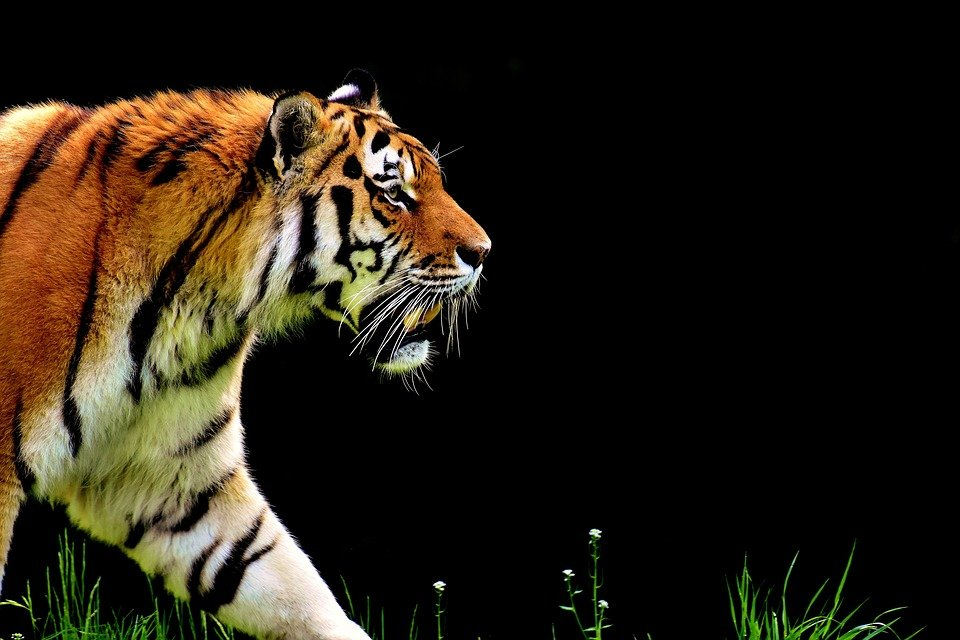
#> input picture practice1Checkerboard/Tigre.jpg, 960 x 640 px
$ python readimg.py
#> lines starting #> are read from the running program, lines starting #| are printed output that depends on the picture
import cv2

img = cv2.imread('Tigre.jpg', cv2.IMREAD_UNCHANGED)
#> img is the input picture: shape (640, 960, 3); mean B, G, R 20.2, 32.2, 39.5
cv2.imwrite("Tigrito.jpg", img)
cv2.imshow("La imagen procesada mas malota", img)

img2 = cv2.rotate(img,cv2.ROTATE_90_CLOCKWISE)
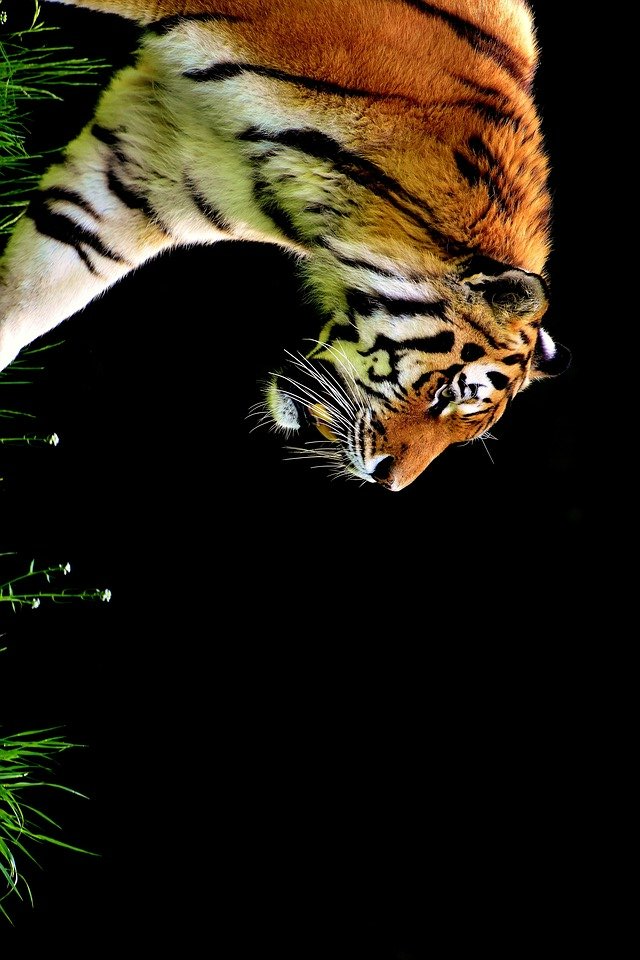
#> img2: shape (960, 640, 3); mean B, G, R 20.2, 32.2, 39.5
cv2.imshow("Mi compa toño tumbao", img2)

# [13 lines of commented-out code are left out]
print(img.shape)
#| (640, 960, 3)
print(type(img))
#| <class 'numpy.ndarray'>
print(img.size)
#| 1843200

print(img[0,42])
#| [0 0 0]
print(cv2.__version__)
cv2.waitKey(0)

$ run again, with practice1Checkerboard/Todas las transformaciones de goku.jpg copied over practice1Checkerboard/Tigre.jpg
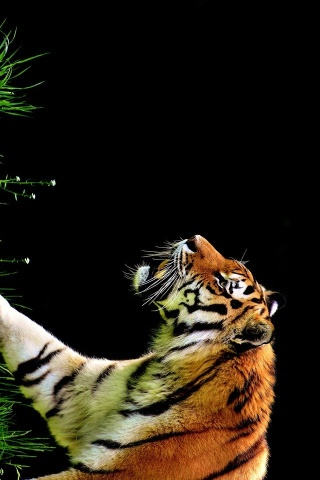
#> input picture practice1Checkerboard/Todas las transformaciones de goku.jpg, 320 x 480 px
#> img is the input picture: shape (480, 320, 3); mean B, G, R 20.5, 32.2, 39.5
#> `img2 = cv2.rotate(img,cv2.ROTATE_90_CLOCKWISE)`:
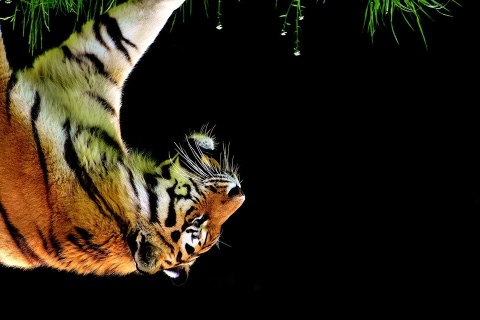
#> img2: shape (320, 480, 3); mean B, G, R 20.5, 32.2, 39.5
#| (480, 320, 3)
#| <class 'numpy.ndarray'>
#| 460800
#| [0 0 0]
